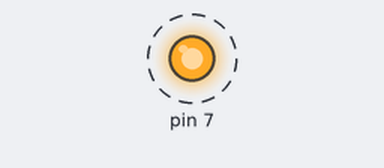
The program below on a simulated Raspberry Pi (wiringPi pin numbers). Parts: output pins drawn as LEDs (lit = HIGH). Dashed ring = blinking. At 3.0 s the program stops and its outputs stay as they are.

Above: at 0.2 s.
Timing chart, 0 to 3.0 s (numbered marks = the images above):
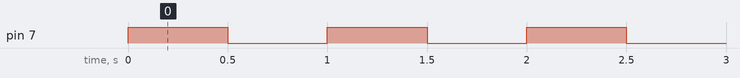

Measured:
- by itself, pin 7: alternates HIGH for 0.50 s and LOW for 0.50 s, 6 changes in all, then stays LOW

The program:

led.py
```python
import time
import wiringpi2

io = wiringpi2.GPIO(wiringpi2.GPIO.WPI_MODE_PINS)

io.pinMode(7,io.OUTPUT)

for x in range (0,3) :
    io.digitalWrite(7,io.HIGH)
    time.sleep(0.5)
    io.digitalWrite(7,io.LOW)
    time.sleep(0.5)
```
